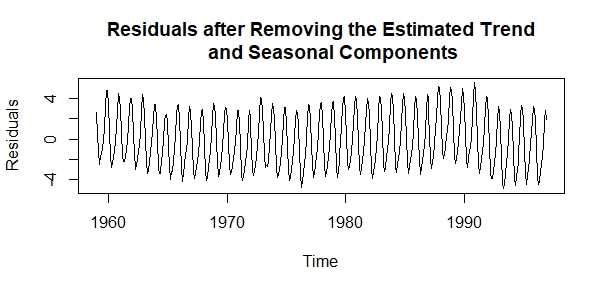

Source code (R):
co2_t = co2[7: 462]
co2_t = co2_t - ts1 - ts2
plot(co2_t, main = 'Residuals after Removing the Estimated Trend
     and Seasonal Components', ylab = 'Residuals')
